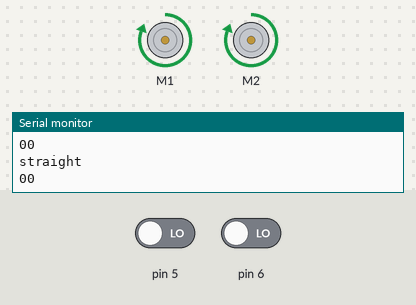
A sketch run on a simulated Arduino Uno, built with avr-gcc and run on an emulated ATmega328P. On the bench: 2 × DC motor (green arrow = forward, orange = backward, longer = faster), the last lines printed to the serial monitor. Inputs (shaded band) come from the test bench; at power-on: pin 5 LOW, pin 6 LOW.

Above: at 4.2 s.
4.3 s: pin 5 driven HIGH
At 4.68 s:
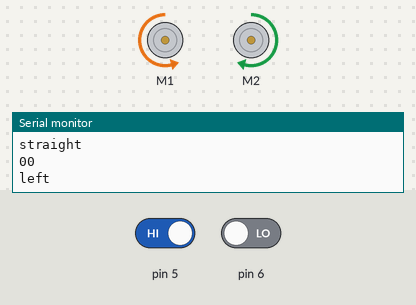
7.3 s: pin 6 driven HIGH
At 8.06 s:
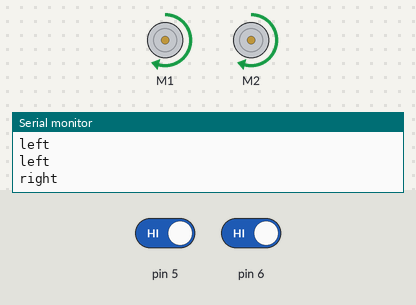
10.3 s: pin 6 driven LOW
At 10.38 s:
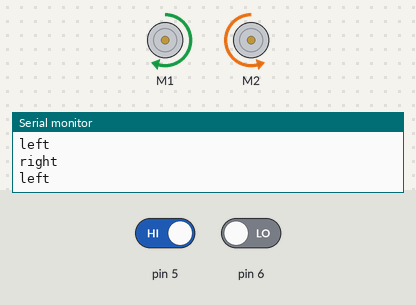
13.3 s: pin 5 driven LOW
At 14.3 s:
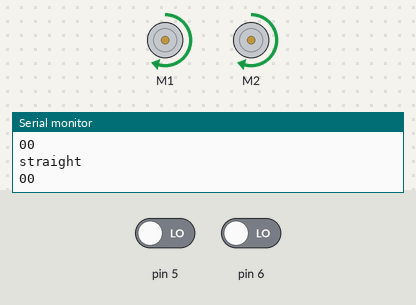
Timing chart, 0 to 15.8 s (numbered marks = the images above; inputs shaded):
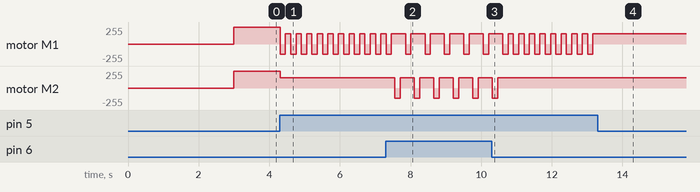

The sketch:

linesimple.ino
```cpp
#include <Adafruit_MotorShield.h>

Adafruit_MotorShield  AFMS   = Adafruit_MotorShield();
Adafruit_DCMotor *motorLeft  = AFMS.getMotor(1);
Adafruit_DCMotor *motorRight = AFMS.getMotor(2);

#define rotTime 150
#define moveTime 100

int speedLeft = 0;
int speedRight = 0;
int TOPSPEED = 255;
int l = 0;
int r = 0;
int SLOWDOWN = TOPSPEED * 0.6;
bool LEFT;
bool RIGHT;

void setup() {
  delay(3000);
  Serial.begin(9600);
  AFMS.begin();
  pinMode(5, INPUT);
  pinMode(6, INPUT);
  motorLeft -> setSpeed(0);
  motorRight -> setSpeed(0);
  motorLeft -> run(FORWARD);
  motorRight -> run(FORWARD);
}

void lineFollowing() {
  l = digitalRead(5);
  r = digitalRead(6);
  //Serial.print(l);
  //Serial.println(r);
  if (l == 1) {
    motorLeft -> setSpeed(SLOWDOWN);
    motorRight -> setSpeed(SLOWDOWN);
    motorLeft -> run(BACKWARD);
    motorRight -> run(FORWARD);
    delay(rotTime);
    motorLeft -> run(FORWARD);
    delay(moveTime);
    Serial.println("left");
  }
  if (r == 1) {
    motorLeft -> setSpeed(SLOWDOWN);
    motorRight -> setSpeed(SLOWDOWN);
    motorLeft -> run(FORWARD);
    motorRight -> run(BACKWARD);
    delay(rotTime);
    motorRight -> run(FORWARD);
    delay(moveTime);
    Serial.println("right");
  }
  if (l == 0 && r == 0) {
    if (speedLeft != TOPSPEED && speedRight != TOPSPEED){
      motorLeft -> setSpeed(TOPSPEED);
      motorRight -> setSpeed(TOPSPEED);
      motorLeft -> run(FORWARD);
      motorRight -> run(FORWARD);
      speedLeft = TOPSPEED;
      speedRight = TOPSPEED;
    }
    Serial.println("straight");
    Serial.print(l);
    Serial.println(r);
  }
}

void loop() {
  while(true) {
   lineFollowing();
   delay(50);
  }
}
```

Measured:
- after the input at 4.3 s, motor M1: alternates forward 153/255 for 0.15 s and backward 153/255 for 0.15 s, starting at once; motor M2: forward 255/255 → forward 153/255 at once
- after the input at 7.3 s, motor M1: alternates forward 153/255 for 0.40 s and backward 153/255 for 0.15 s, starting after 0.56 s; motor M2: alternates forward 153/255 for 0.40 s and backward 153/255 for 0.15 s, starting after 0.26 s
- after the input at 10.3 s, motor M1: alternates forward 153/255 for 0.15 s and backward 153/255 for 0.15 s, starting after 0.61 s; motor M2: goes on until 10.5 s, then stays forward 153/255
- after the input at 13.3 s, motor M1: stops changing and stays forward 153/255
